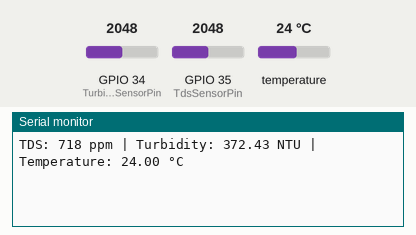
Recording of a sketch running on a simulated ESP32. Shown: the last lines printed to the serial monitor. The inputs (shaded band) are chosen by the test bench; at power-on: temperature 24 °C, GPIO 34 (TurbiditySensorPin) = 2048, GPIO 35 (TdsSensorPin) = 2048.

Above: at 2.5 s.
2.6 s: temperature set to 12 °C
At 3.2 s:
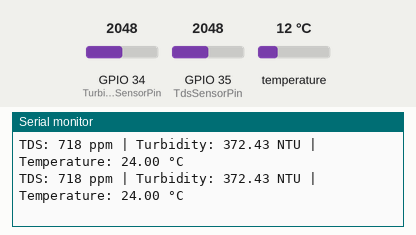
5.0 s: GPIO 34 (TurbiditySensorPin) set to 2866
At 6.9 s:
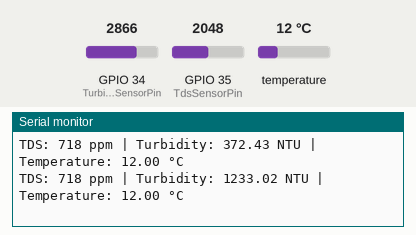
7.4 s: GPIO 35 (TdsSensorPin) set to 2866
At 8.2 s:
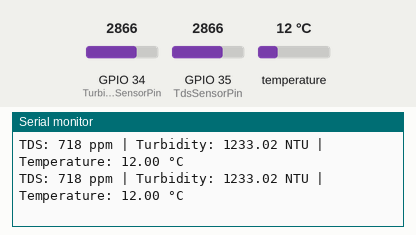
9.8 s: temperature set to 19 °C
At 11.9 s:
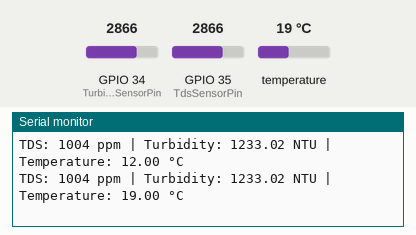
12.2 s: GPIO 34 (TurbiditySensorPin) set to 3603
At 14.3 s:
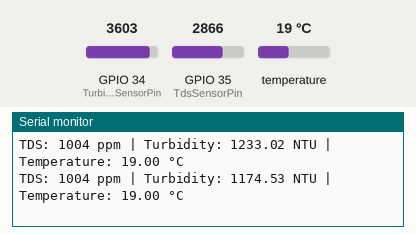
14.6 s: GPIO 35 (TdsSensorPin) set to 3603
At 15.7 s:
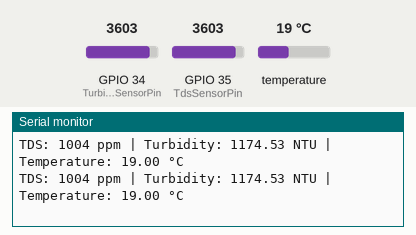
Timing chart, 0 to 17.6 s (numbered marks = the images above; inputs shaded):
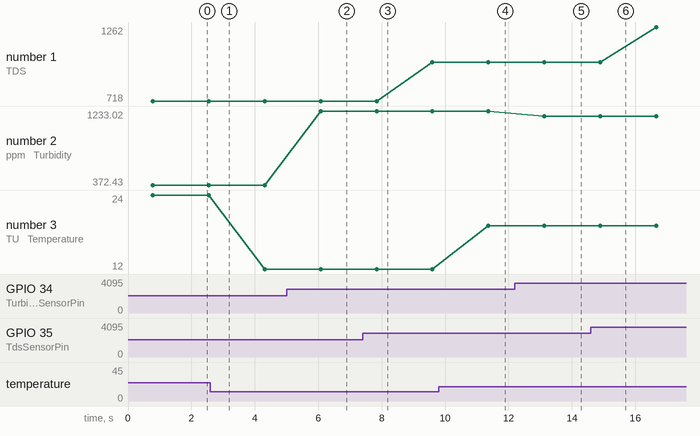

The sketch:

CombinedCode.ino
```cpp
#include <OneWire.h>
#include <DallasTemperature.h>

// ----------------- Pin Definitions -----------------
#define TdsSensorPin 35       // ADC pin for TDS sensor
#define TurbiditySensorPin 34 // ADC pin for Turbidity sensor
#define ONE_WIRE_BUS 4        // GPIO for DS18B20

// ----------------- DS18B20 Setup -----------------
OneWire oneWire(ONE_WIRE_BUS);
DallasTemperature sensors(&oneWire);

// ----------------- Variables -----------------
float tdsValue = 0, tdsVoltage = 0;
float turbidityVoltage = 0, ntu = 0;
float baselineNTU = 1700;  // NTU reading when sensor is in air
float tempC = 0;

void setup() {
  Serial.begin(115200);
  pinMode(TdsSensorPin, INPUT);
  sensors.begin();  // Start DS18B20 sensor
}

void loop() {
  // ----------- TDS Sensor -----------
  int tdsAnalog = analogRead(TdsSensorPin);
  tdsVoltage = tdsAnalog * 3.3 / 4095.0;
  tdsValue = (tdsVoltage * 1000) / 2.3; // Approximate TDS in ppm

  // ----------- Turbidity Sensor -----------
  int turbidityAnalog = analogRead(TurbiditySensorPin);
  turbidityVoltage = turbidityAnalog * (3.3 / 4095.0);
  ntu = -1120.4 * turbidityVoltage * turbidityVoltage + 5742.3 * turbidityVoltage - 4352.9;
  float correctedNTU = ntu - baselineNTU;
  if (correctedNTU < 0) correctedNTU = 0;

  // ----------- DS18B20 Temperature Sensor -----------
  sensors.requestTemperatures();
  tempC = sensors.getTempCByIndex(0);

  // ----------- Print All Values -----------
  Serial.print("TDS: ");
  Serial.print(tdsValue, 0);
  Serial.print(" ppm | ");

  Serial.print("Turbidity: ");
  Serial.print(correctedNTU, 2);
  Serial.print(" NTU | ");

  Serial.print("Temperature: ");
  Serial.print(tempC, 2);
  Serial.println(" °C");

  delay(1000); // 1-second delay
}
```

Measured:
- after the input at 5.0 s, the serial monitor: prints a new line after 1.1 s (image 2)
- after the input at 9.8 s, the serial monitor: prints a new line after 1.6 s (image 4)
- after the input at 12.2 s, the serial monitor: prints a new line after 0.93 s (image 5)
- plotted number 1: 718 → 1004 after the input at 7.4 s, 1004 → 1262 after the input at 14.6 s
- plotted number 2: 372.43 → 1233.02 after the input at 5.0 s, 1233.02 → 1174.53 after the input at 12.2 s
- plotted number 3: 24 → 12 after the input at 2.6 s, 12 → 19 after the input at 9.8 s
